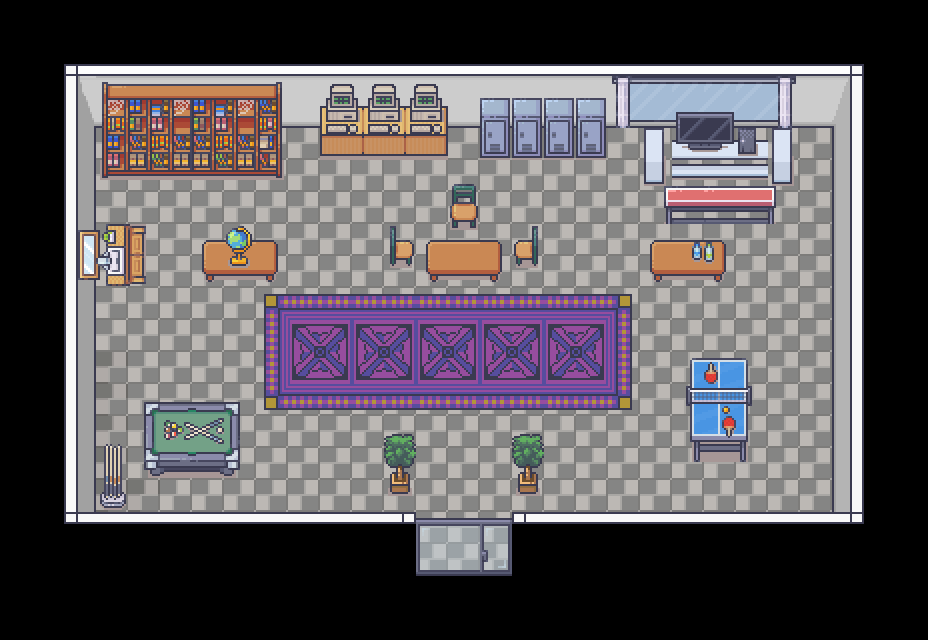

This is a level from a 2D game, rendered from its Tiled map with the project's own tilesets. A one-line summary and the map file follow, with tile-layer data summarised:
An orthogonal 29x20 tile map with 32x32 px tiles, 7 tile layers (Piso, Tapetes, Paredes, Moveis, ...), 4 tilesets and 4 objects (player_spaw, npc_a, npc_b, npc_c).

<map version="1.10" tiledversion="1.10.2" orientation="orthogonal" renderorder="right-down" width="29" height="20" tilewidth="32" tileheight="32" infinite="0" nextlayerid="16" nextobjectid="41">
 <tileset firstgid="1" source="tileset_paredes.tsx" />
 <tileset firstgid="8285" source="tileset_generic.tsx" />
 <tileset firstgid="9533" source="tileset_estoque.tsx" />
 <tileset firstgid="10333" source="tileset_biblioteca.tsx" />
 <layer id="1" name="Piso" width="29" height="20">
  <data>[580 cells, 356 non-empty, 7 distinct tile ids]</data>
 </layer>
 <layer id="2" name="Tapetes" width="29" height="20">
  <data>[580 cells, 0 non-empty, 0 distinct tile ids]</data>
 </layer>
 <layer id="3" name="Paredes" width="29" height="20">
  <data>[580 cells, 87 non-empty, 10 distinct tile ids]</data>
 </layer>
 <layer id="4" name="Moveis" width="29" height="20">
  <data>[580 cells, 117 non-empty, 84 distinct tile ids]</data>
 </layer>
 <layer id="5" name="AcimaMoveis" width="29" height="20">
  <data>[580 cells, 92 non-empty, 52 distinct tile ids]</data>
 </layer>
 <layer id="6" name="Teto" width="29" height="20">
  <data>[580 cells, 2 non-empty, 2 distinct tile ids]</data>
 </layer>
 <objectgroup id="11" name="Personagens">
  <object id="36" name="player_spaw" x="461" y="513">
   <point />
  </object>
  <object id="37" name="npc_a" x="239" y="322">
   <point />
  </object>
  <object id="38" name="npc_b" x="720" y="489">
   <point />
  </object>
  <object id="39" name="npc_c" x="389.667" y="199.333">
   <point />
  </object>
 </objectgroup>
 <layer id="14" name="Camada de colisão" width="29" height="20" opacity="0">
  <data>[580 cells, 133 non-empty, 1 distinct tile ids]</data>
 </layer>
</map>
